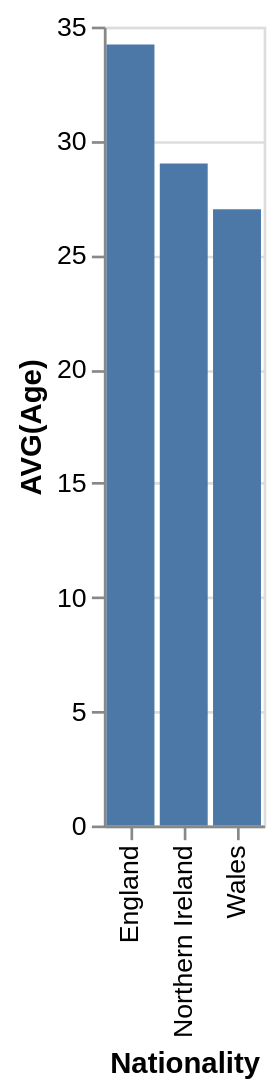

This figure's Vega-Lite source:
### Vega-Lite specification from a JSON file in a GitHub repository (floating-point values rounded to 4 significant figures)
{"data": {"values": [{"x_data": "England", "y_data": 34.22}, {"x_data": "Northern Ireland", "y_data": 29}, {"x_data": "Wales", "y_data": 27}]}, "mark": "bar", "encoding": {"x": {"field": "x_data", "type": "nominal", "title": "Nationality", "sort": "ascending"}, "y": {"field": "y_data", "type": "quantitative", "title": "AVG(Age)"}}}
